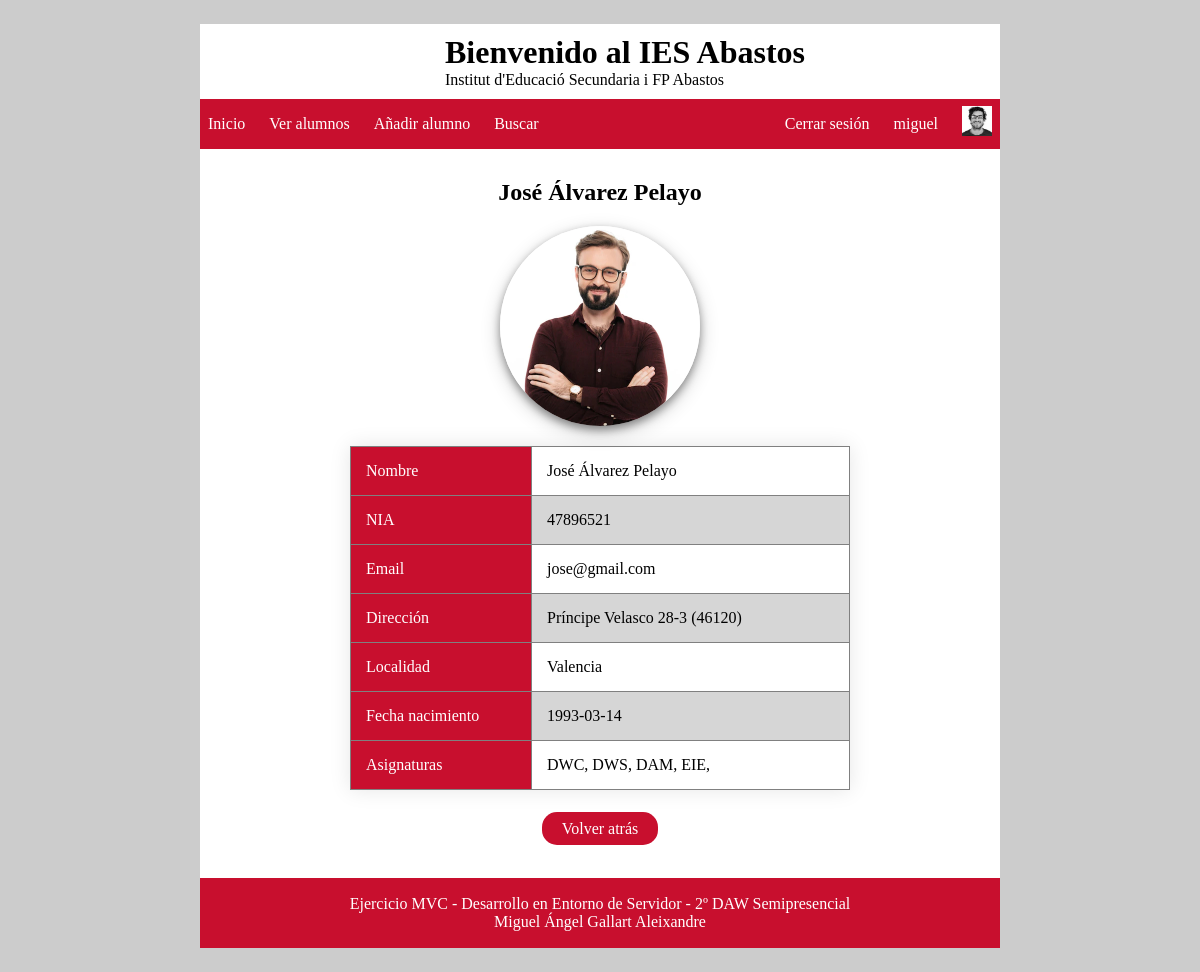
Page /index.php?ctl=ver&id=1 (signed in) on the committed database.
### tables this page shows
CREATE TABLE `alumnos` (
  `id` int(11) NOT NULL,
  `nombre` varchar(255) NOT NULL,
  `nia` int(8) NOT NULL,
  `email` varchar(255) NOT NULL,
  `direccion` varchar(255) NOT NULL,
  `cPostal` int(5) NOT NULL,
  `localidad` varchar(255) NOT NULL,
  `fNacimiento` date NOT NULL,
  `fPerfil` varchar(255) NOT NULL
);

CREATE TABLE `asignaturas` (
  `id` int(11) NOT NULL,
  `nombre` varchar(45) NOT NULL,
  `profesor` varchar(150) NOT NULL,
  `horasTotales` int(4) NOT NULL
);

### app/controlador/controller.php (called while the page is built, shortened)
<?php
    class Controller {
        public function ver() {
            try {
                $id = recoge('id');
                $m = new Alumnos();
                $params['alumnos'] = $m->infoAlumno($id);
                $a = new Alumnos();
                $asignaturas['alumnos'] = $a->asignaturasAlumno($id);
            } catch (Exception $e) {
                error_log($e->getMessage() . microtime() . PHP_EOL, 3, "logExceptio.txt");
                header('Location: index.php?ctl=error');
            } catch (Error $e) {
                error_log($e->getMessage() . microtime() . PHP_EOL, 3, "logError.txt");
                header('Location: index.php?ctl=error');
            }
            require __DIR__ . '/../templates/verAlumno.php';
        }
    }
?>

### app/libs/utils.php (called while the page is built, shortened)
<?php
    function recoge($var) {
        if (isset($_REQUEST[$var]))
            $tmp=strip_tags(sinEspacios($_REQUEST[$var]));
            else
                $tmp= "";
        return $tmp;
    }
    function sinEspacios($frase) {
        $texto = trim(preg_replace('/ +/', ' ', $frase));
        return $texto;
    }
?>

### app/modelo/classModelo.php (called while the page is built, shortened)
<?php
    class Modelo extends PDO {
        public function __construct() {
            $this->conexion = new PDO('mysql:host=' . Config::$mvc_bd_hostname . ';dbname=' . Config::$mvc_bd_nombre . '', Config::$mvc_bd_usuario, Config::$mvc_bd_clave);
        }
    }
?>

### app/modelo/classAlumnos.php (called while the page is built, shortened)
<?php
class Alumnos extends Modelo {
    public function infoAlumno($id) {
        $consulta = "select *
                     from alumnos
                     where id=:id";
        $result = $this->conexion->prepare($consulta);
        $result->bindParam(':id', $id);
        $result->execute();
        return $result->fetch();
    }
    public function asignaturasAlumno($id) {
        $consulta = "select asignaturas.nombre
                     from asignaturas
                     inner join clases
                     on clases.idAsignatura = asignaturas.id
                     where clases.idAlumno = :id";
        $result = $this->conexion->prepare($consulta);
        $result->bindParam(':id', $id);
        $result->execute();
        return $result->fetchAll();
    }
}

### app/templates/verAlumno.php (the view, shortened to what this page needs)
<div class="perfilAlumno">
    <h2><?php echo $params['alumnos']['nombre'] ?></h2>
    <?php
        echo "<img src='/img/alumnos/" . $params['alumnos']['fPerfil'] . "' class='fotoAlumno'>";
    ?>
</div>
<table border="1" class="datosAlumno">
    <tr>
        <td>Nombre</td>
        <td><?php echo $params['alumnos']['nombre'] ?></td>
    </tr>
    <tr>
        <td>NIA</td>
        <td><?php echo $params['alumnos']['nia']?></td>
    </tr>
    <tr>
        <td>Email</td>
        <td><?php echo $params['alumnos']['email']?></td>
    </tr>
    <tr>
        <td>Dirección</td>
        <td><?php echo $params['alumnos']['direccion'] . ' (' . $params['alumnos']['cPostal'] . ')'?></td>
    </tr>
    <tr>
        <td>Localidad</td>
        <td><?php echo $params['alumnos']['localidad']?></td>
    </tr>
    <tr>
        <td>Fecha nacimiento</td>
        <td><?php echo $params['alumnos']['fNacimiento']?></td>
    </tr>
    <tr>
        <td>Asignaturas</td>
        <td><?php
            foreach ($asignaturas['alumnos'] as $asignaturas) {
                echo $asignaturas['nombre'] . ", ";
            }
        ?></td>
    </tr>
</table>
<div class="volverAtras">
    <?php
        echo "<a href='index.php?ctl=listar' class='bVolver'>Volver atrás</a>";
    ?>
</div>
<?php include 'layout.php' ?>

### web/css/estilo.css (style rules this page uses)
:root { --color1: #c80f2e ; --color2: #d43f64; }
* { padding: 0; margin: 0; }
html { background-color:#ccc; }
body { width: 800px; margin: 2% auto; background-color: white; position: relative; min-height: 50vh; padding-bottom: 80px; }

### web/css/formularios.css (style rules this page uses)
.fotoAlumno { width:200px; height: 200px; border-radius: 50%; margin-bottom: 20px; box-shadow: 0 4px 8px 0 rgba(0, 0, 0, 0.4), 0 6px 20px 0 rgba(0, 0, 0, 0.19); object-fit: cover; }

### web/css/listadoAlumnos.css (style rules this page uses)
table { width: 600px; border-collapse: collapse; overflow: hidden; box-shadow: 0 0 20px rgba(0,0,0,0.1); margin: 0 auto; }
th, td { padding: 15px; background-color: rgba(255,255,255,0.2); color: black; }
tr:nth-child(2n+3) { background-color: #ccc; }
div.perfilAlumno { text-align: center; }
div.perfilAlumno h2 { padding-bottom: 20px; }
table.datosAlumno { width: 500px; }
table.datosAlumno tr:nth-child(2n+1) { background-color: white; }
table.datosAlumno tr:nth-child(2n+2) { background-color: #ccc; }
table.datosAlumno tr td:first-child { background-color: var(--color1); width: 150px; color: white; }
.volverAtras { text-align: center; margin-top: 30px; }
.volverAtras .bVolver { width: 100px; background-color: var(--color1); border-radius: 15px; padding: 8px 20px; color: white; text-decoration: none; margin-top: 20px; }

### rows in the picture
alumnos: nombre "José Álvarez Pelayo", fPerfil (picture), nia "47896521", email "jose@gmail.com", direccion "Príncipe Velasco 28-3", cPostal "46120", localidad "Valencia", fNacimiento "1993-03-14"
asignaturas: nombre "DWC"
asignaturas: nombre "DWS"
asignaturas: nombre "DAM"
asignaturas: nombre "EIE"

### other values in the picture
$_SESSION['nombreUsuario'] "miguel"
